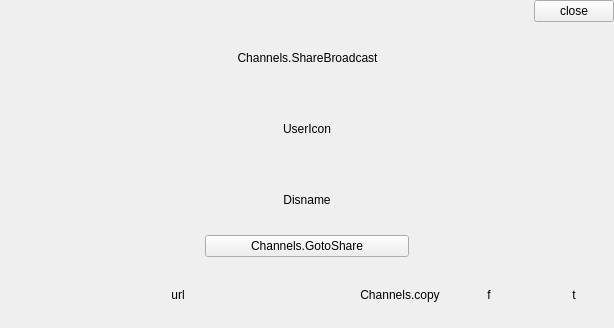
<?xml version="1.0" encoding="UTF-8"?>
<ui version="4.0">
 <class>ShareSourceItem</class>
 <widget class="QFrame" name="ShareSourceItem">
  <property name="geometry">
   <rect>
    <x>0</x>
    <y>0</y>
    <width>614</width>
    <height>328</height>
   </rect>
  </property>
  <property name="windowTitle">
   <string>Frame</string>
  </property>
  <layout class="QVBoxLayout" name="verticalLayout_2">
   <property name="spacing">
    <number>0</number>
   </property>
   <property name="leftMargin">
    <number>0</number>
   </property>
   <property name="topMargin">
    <number>0</number>
   </property>
   <property name="rightMargin">
    <number>0</number>
   </property>
   <property name="bottomMargin">
    <number>0</number>
   </property>
   <item>
    <widget class="QFrame" name="TitleFrame">
     <property name="sizePolicy">
      <sizepolicy hsizetype="Preferred" vsizetype="Maximum">
       <horstretch>0</horstretch>
       <verstretch>0</verstretch>
      </sizepolicy>
     </property>
     <layout class="QHBoxLayout" name="horizontalLayout_3">
      <property name="spacing">
       <number>0</number>
      </property>
      <property name="leftMargin">
       <number>0</number>
      </property>
      <property name="topMargin">
       <number>0</number>
      </property>
      <property name="rightMargin">
       <number>0</number>
      </property>
      <property name="bottomMargin">
       <number>0</number>
      </property>
      <item>
       <spacer name="horizontalSpacer">
        <property name="orientation">
         <enum>Qt::Horizontal</enum>
        </property>
        <property name="sizeHint" stdset="0">
         <size>
          <width>40</width>
          <height>20</height>
         </size>
        </property>
       </spacer>
      </item>
      <item>
       <widget class="QPushButton" name="CloseBtn">
        <property name="text">
         <string>close</string>
        </property>
       </widget>
      </item>
     </layout>
    </widget>
   </item>
   <item>
    <widget class="QFrame" name="ContentFrame">
     <property name="lineWidth">
      <number>0</number>
     </property>
     <layout class="QVBoxLayout" name="verticalLayout">
      <property name="spacing">
       <number>0</number>
      </property>
      <property name="leftMargin">
       <number>0</number>
      </property>
      <property name="topMargin">
       <number>0</number>
      </property>
      <property name="rightMargin">
       <number>0</number>
      </property>
      <property name="bottomMargin">
       <number>0</number>
      </property>
      <item>
       <layout class="QHBoxLayout" name="horizontalLayout_4">
        <item>
         <spacer name="horizontalSpacer_2">
          <property name="orientation">
           <enum>Qt::Horizontal</enum>
          </property>
          <property name="sizeHint" stdset="0">
           <size>
            <width>40</width>
            <height>20</height>
           </size>
          </property>
         </spacer>
        </item>
        <item>
         <widget class="QLabel" name="TitleLabel">
          <property name="text">
           <string>Channels.ShareBroadcast</string>
          </property>
          <property name="alignment">
           <set>Qt::AlignCenter</set>
          </property>
         </widget>
        </item>
        <item>
         <spacer name="horizontalSpacer_3">
          <property name="orientation">
           <enum>Qt::Horizontal</enum>
          </property>
          <property name="sizeHint" stdset="0">
           <size>
            <width>40</width>
            <height>20</height>
           </size>
          </property>
         </spacer>
        </item>
       </layout>
      </item>
      <item>
       <layout class="QHBoxLayout" name="horizontalLayout_5">
        <item>
         <spacer name="horizontalSpacer_4">
          <property name="orientation">
           <enum>Qt::Horizontal</enum>
          </property>
          <property name="sizeHint" stdset="0">
           <size>
            <width>40</width>
            <height>20</height>
           </size>
          </property>
         </spacer>
        </item>
        <item>
         <widget class="ComplexHeaderIcon" name="UserIconLabel">
          <property name="sizePolicy">
           <sizepolicy hsizetype="Expanding" vsizetype="Preferred">
            <horstretch>0</horstretch>
            <verstretch>0</verstretch>
           </sizepolicy>
          </property>
          <property name="text">
           <string>UserIcon</string>
          </property>
          <property name="scaledContents">
           <bool>true</bool>
          </property>
          <property name="alignment">
           <set>Qt::AlignCenter</set>
          </property>
          <property name="wordWrap">
           <bool>true</bool>
          </property>
         </widget>
        </item>
        <item>
         <spacer name="horizontalSpacer_5">
          <property name="orientation">
           <enum>Qt::Horizontal</enum>
          </property>
          <property name="sizeHint" stdset="0">
           <size>
            <width>40</width>
            <height>20</height>
           </size>
          </property>
         </spacer>
        </item>
       </layout>
      </item>
      <item>
       <layout class="QHBoxLayout" name="horizontalLayout_6">
        <item>
         <spacer name="horizontalSpacer_6">
          <property name="orientation">
           <enum>Qt::Horizontal</enum>
          </property>
          <property name="sizeHint" stdset="0">
           <size>
            <width>40</width>
            <height>20</height>
           </size>
          </property>
         </spacer>
        </item>
        <item>
         <widget class="QLabel" name="DisnameLabel">
          <property name="sizePolicy">
           <sizepolicy hsizetype="Expanding" vsizetype="Preferred">
            <horstretch>0</horstretch>
            <verstretch>0</verstretch>
           </sizepolicy>
          </property>
          <property name="text">
           <string>Disname</string>
          </property>
          <property name="alignment">
           <set>Qt::AlignCenter</set>
          </property>
         </widget>
        </item>
        <item>
         <spacer name="horizontalSpacer_7">
          <property name="orientation">
           <enum>Qt::Horizontal</enum>
          </property>
          <property name="sizeHint" stdset="0">
           <size>
            <width>40</width>
            <height>20</height>
           </size>
          </property>
         </spacer>
        </item>
       </layout>
      </item>
      <item>
       <layout class="QHBoxLayout" name="horizontalLayout_7">
        <item>
         <spacer name="horizontalSpacer_8">
          <property name="orientation">
           <enum>Qt::Horizontal</enum>
          </property>
          <property name="sizeHint" stdset="0">
           <size>
            <width>40</width>
            <height>20</height>
           </size>
          </property>
         </spacer>
        </item>
        <item>
         <widget class="QPushButton" name="GotoBtn">
          <property name="sizePolicy">
           <sizepolicy hsizetype="Expanding" vsizetype="Fixed">
            <horstretch>0</horstretch>
            <verstretch>0</verstretch>
           </sizepolicy>
          </property>
          <property name="text">
           <string>Channels.GotoShare</string>
          </property>
         </widget>
        </item>
        <item>
         <spacer name="horizontalSpacer_9">
          <property name="orientation">
           <enum>Qt::Horizontal</enum>
          </property>
          <property name="sizeHint" stdset="0">
           <size>
            <width>40</width>
            <height>20</height>
           </size>
          </property>
         </spacer>
        </item>
       </layout>
      </item>
      <item>
       <widget class="QFrame" name="UrlSFrame">
        <layout class="QHBoxLayout" name="horizontalLayout_2">
         <property name="spacing">
          <number>5</number>
         </property>
         <property name="leftMargin">
          <number>0</number>
         </property>
         <property name="topMargin">
          <number>5</number>
         </property>
         <property name="rightMargin">
          <number>0</number>
         </property>
         <property name="bottomMargin">
          <number>0</number>
         </property>
         <item>
          <widget class="CheckedFrame" name="UrlComplexFrame">
           <layout class="QHBoxLayout" name="horizontalLayout">
            <property name="spacing">
             <number>0</number>
            </property>
            <property name="leftMargin">
             <number>0</number>
            </property>
            <property name="topMargin">
             <number>0</number>
            </property>
            <property name="rightMargin">
             <number>0</number>
            </property>
            <property name="bottomMargin">
             <number>0</number>
            </property>
            <item>
             <widget class="QPushButton" name="UrlPtn">
              <property name="sizePolicy">
               <sizepolicy hsizetype="Expanding" vsizetype="Preferred">
                <horstretch>0</horstretch>
                <verstretch>0</verstretch>
               </sizepolicy>
              </property>
              <property name="text">
               <string>url</string>
              </property>
              <property name="flat">
               <bool>true</bool>
              </property>
             </widget>
            </item>
            <item>
             <widget class="QPushButton" name="CopyBtn">
              <property name="sizePolicy">
               <sizepolicy hsizetype="Maximum" vsizetype="Preferred">
                <horstretch>0</horstretch>
                <verstretch>0</verstretch>
               </sizepolicy>
              </property>
              <property name="text">
               <string>Channels.copy</string>
              </property>
              <property name="checkable">
               <bool>true</bool>
              </property>
              <property name="flat">
               <bool>true</bool>
              </property>
             </widget>
            </item>
           </layout>
          </widget>
         </item>
         <item>
          <widget class="QFrame" name="UrlLinkFrame">
           <layout class="QHBoxLayout" name="UrlsLayout" stretch="0,0">
            <property name="spacing">
             <number>5</number>
            </property>
            <property name="sizeConstraint">
             <enum>QLayout::SetMaximumSize</enum>
            </property>
            <property name="leftMargin">
             <number>0</number>
            </property>
            <property name="topMargin">
             <number>0</number>
            </property>
            <property name="rightMargin">
             <number>0</number>
            </property>
            <property name="bottomMargin">
             <number>0</number>
            </property>
            <item>
             <widget class="QPushButton" name="OpenUrlFaceBook">
              <property name="sizePolicy">
               <sizepolicy hsizetype="Maximum" vsizetype="Preferred">
                <horstretch>0</horstretch>
                <verstretch>0</verstretch>
               </sizepolicy>
              </property>
              <property name="toolTip">
               <string>Channels.FacebookShareTip</string>
              </property>
              <property name="text">
               <string>f</string>
              </property>
              <property name="flat">
               <bool>true</bool>
              </property>
             </widget>
            </item>
            <item>
             <widget class="QPushButton" name="OpenUrlTwitter">
              <property name="sizePolicy">
               <sizepolicy hsizetype="Maximum" vsizetype="Preferred">
                <horstretch>0</horstretch>
                <verstretch>0</verstretch>
               </sizepolicy>
              </property>
              <property name="toolTip">
               <string>Channels.TwitterShareTip</string>
              </property>
              <property name="text">
               <string>t</string>
              </property>
              <property name="flat">
               <bool>true</bool>
              </property>
             </widget>
            </item>
           </layout>
          </widget>
         </item>
        </layout>
       </widget>
      </item>
     </layout>
    </widget>
   </item>
  </layout>
 </widget>
 <customwidgets>
  <customwidget>
   <class>ComplexHeaderIcon</class>
   <extends>QLabel</extends>
   <header location="global">ComplexHeaderIcon.h</header>
  </customwidget>
  <customwidget>
   <class>CheckedFrame</class>
   <extends>QFrame</extends>
   <header location="global">CheckedFrame.h</header>
   <container>1</container>
  </customwidget>
 </customwidgets>
 <resources>
  <include location="../data/Style/ChannelResources.qrc"/>
 </resources>
 <connections/>
</ui>
